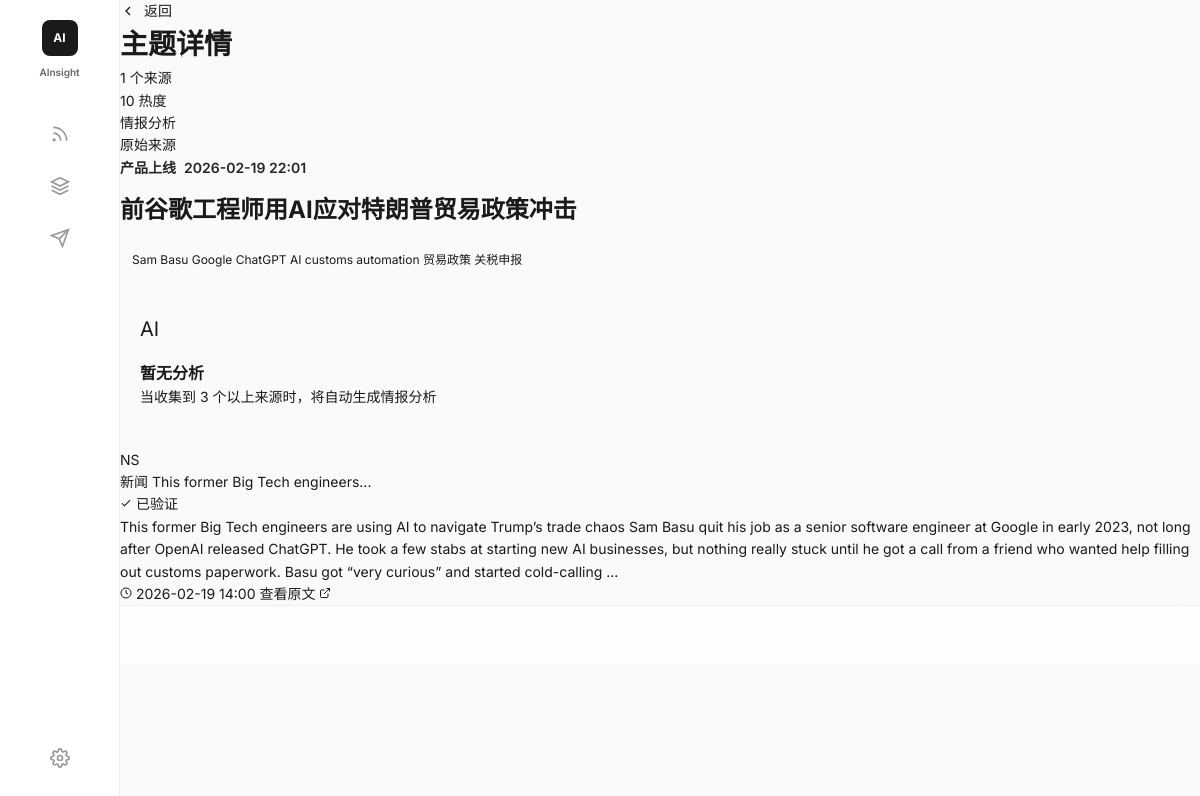
The page /topic/1 on the database its author committed.
### src/database/models.py (models this page shows, shortened)
class Topic(Base):
    __tablename__ = "topics"
    id = Column(Integer, primary_key=True, autoincrement=True)
    title = Column(String(200), nullable=False, comment="主题标题")
    slug = Column(String(100), unique=True, nullable=False, comment="URL 友好标识")
    description = Column(Text, comment="主题描述")
    keywords = Column(Text, comment="关键词，空格分隔")
    category = Column(SQLEnum(IntelCategoryEnum), comment="情报类型")
    tags = Column(JSON, comment="标签列表")
    heat_score = Column(Integer, default=0, comment="热度评分 1-100")
    source_count = Column(Integer, default=0, comment="关联的原始内容数量")
    status = Column(SQLEnum(TopicStatusEnum), default=TopicStatusEnum.ACTIVE, comment="主题状态")
    merged_into_id = Column(Integer, ForeignKey("topics.id"), comment="合并到的主题 ID")
    first_seen_at = Column(DateTime, comment="首次发现时间")
    last_updated_at = Column(DateTime, comment="最后更新时间")
    created_at = Column(DateTime, server_default=func.now())
    raw_contents = relationship("RawContent", back_populates="topic")
    intelligence_package = relationship("IntelligencePackage", back_populates="topic", uselist=False)
    merged_topics = relationship("Topic", backref="merged_into", remote_side=[id])
    __table_args__ = (
        Index("idx_topics_category", "category"),
        Index("idx_topics_status", "status"),
        Index("idx_topics_heat", "heat_score"),
        Index("idx_topics_slug", "slug"),
    )

class RawContent(Base):
    __tablename__ = "raw_contents"
    id = Column(Integer, primary_key=True, autoincrement=True)
    source_type = Column(SQLEnum(SourceTypeEnum), nullable=False, comment="来源类型")
    source_url = Column(String(1000), nullable=False, comment="原始链接")
    source_url_hash = Column(String(64), unique=True, nullable=False, comment="URL 哈希去重")
    kol_id = Column(Integer, ForeignKey("kols.id"), comment="关联的 KOL")
    title = Column(String(500), comment="标题")
    text_content = Column(Text, nullable=False, comment="文本内容")
    media_urls = Column(JSON, comment="媒体 URL 列表")
    code_snippet = Column(Text, comment="代码片段")
    likes = Column(Integer, default=0)
    retweets = Column(Integer, default=0)
    replies = Column(Integer, default=0)
    stars = Column(Integer, default=0, comment="GitHub stars")
    forks = Column(Integer, default=0, comment="GitHub forks")
    topic_id = Column(Integer, ForeignKey("topics.id"), comment="关联的主题")
    relevance_score = Column(Float, default=0.0, comment="与主题的相关度 0-1")
    is_clustered = Column(Boolean, default=False, comment="是否已聚类")
    is_synthesized = Column(Boolean, default=False, comment="是否已合成到情报包")
    published_at = Column(DateTime, comment="发布时间")
    fetched_at = Column(DateTime, server_default=func.now(), comment="抓取时间")
    clustered_at = Column(DateTime, comment="聚类时间")
    raw_data = Column(JSON, comment="原始 JSON 数据")
    created_at = Column(DateTime, server_default=func.now())
    kol = relationship("KOL", back_populates="raw_contents")
    topic = relationship("Topic", back_populates="raw_contents")
    __table_args__ = (
        Index("idx_raw_contents_source_type", "source_type"),
        Index("idx_raw_contents_kol", "kol_id"),
        Index("idx_raw_contents_topic", "topic_id"),
        Index("idx_raw_contents_clustered", "is_clustered"),
        Index("idx_raw_contents_published", "published_at"),
    )

### src/web/app.py (the view)
@app.get("/topic/{topic_id}", response_class=HTMLResponse)
async def topic_detail(request: Request, topic_id: int):
    topic = await db.get_topic_by_id(topic_id)
    if not topic:
        return templates.TemplateResponse("404.html", {
            "request": request,
            "message": "主题不存在"
        }, status_code=404)
    contents = await db.get_topic_contents(topic_id)
    intel = await db.get_topic_intelligence(topic_id)
    return templates.TemplateResponse("topic_detail.html", {
        "request": request,
        "topic": topic,
        "contents": contents,
        "intel": intel,
    })

### src/web/templates/topic_detail.html (shortened to what this page needs)
{% extends "base.html" %}
{% block content %}
<header class="top-header">
    <div class="header-left">
        <a href="/topics" style="display: flex; align-items: center; gap: 8px; color: var(--color-text-muted); margin-right: 16px;">
            <svg width="16" height="16" viewBox="0 0 24 24" fill="none" stroke="currentColor" stroke-width="2">
                <polyline points="15 18 9 12 15 6"/>
            </svg>
            返回
        </a>
        <h1 class="header-title">主题详情</h1>
    </div>
    <div class="header-stats">
        <div class="stat-item">
            <span class="stat-value">{{ topic.source_count }}</span>
            <span>个来源</span>
        </div>
        <div class="stat-item">
            <span class="stat-value">{{ topic.heat_score }}</span>
            <span>热度</span>
        </div>
    </div>
</header>
<div class="split-feed">
    <div class="feed-grid">
        <div class="column-header">情报分析</div>
        <div class="column-header">原始来源</div>
        <div class="insight-card" style="grid-column: 1 / -1;">
            <div class="insight-header">
                <span class="insight-category category-{{ topic.category.value if topic.category else 'other' }}">
                    {% if topic.category %}
                        {% if topic.category.value == 'model_release' %}模型发布
                        {% elif topic.category.value == 'funding' %}融资动态
                        {% elif topic.category.value == 'product_launch' %}产品上线
                        {% elif topic.category.value == 'research' %}学术研究
                        {% elif topic.category.value == 'drama' %}行业动态
                        {% elif topic.category.value == 'tutorial' %}技术教程
                        {% elif topic.category.value == 'market_signal' %}市场信号
                        {% else %}资讯{% endif %}
                    {% else %}资讯{% endif %}
                </span>
                <span class="insight-time">{{ topic.first_seen_at.strftime('%Y-%m-%d %H:%M') if topic.first_seen_at else '今天' }}</span>
            </div>
            <h2 class="insight-title" style="font-size: 24px;">{{ topic.title }}</h2>
            {% if topic.keywords %}
            <div style="display: flex; flex-wrap: wrap; gap: 8px; margin-top: 16px;">
                {% for keyword in topic.keywords.split(',')[:8] %}
                <span style="padding: 4px 12px; background: var(--color-accent-light); border-radius: 12px; font-size: 12px; color: var(--color-text-secondary);">
                    {{ keyword.strip() }}
                </span>
                {% endfor %}
            </div>
            {% endif %}
        </div>
        {% if intel %}
        <div class="insight-card">
            <div class="insight-header">
                <span class="insight-category" style="background: var(--color-match-bg); color: var(--color-match-text);">
                    <svg width="12" height="12" viewBox="0 0 24 24" fill="currentColor">
                        <path d="M9 16.17L4.83 12l-1.42 1.41L9 19 21 7l-1.41-1.41z"/>
                    </svg>
                    AI 分析
                </span>
            </div>
            {% if intel.tldr %}
            <h3 class="insight-title" style="font-size: 16px; margin-bottom: 12px;">摘要</h3>
            <div class="insight-summary" style="margin-bottom: 20px;">
                <div class="summary-item">
                    <span class="summary-dot"></span>
                    <span>{{ intel.tldr }}</span>
                </div>
            </div>
            {% endif %}
            {% if intel.fact_summary %}
            <h3 class="insight-title" style="font-size: 16px; margin-bottom: 12px;">事实总结</h3>
            <div class="insight-summary" style="margin-bottom: 20px;">
                <div class="summary-item">
                    <span class="summary-dot"></span>
                    <span>{{ intel.fact_summary }}</span>
                </div>
            </div>
            {% endif %}
            {% if intel.action_guide %}
            <div class="action-guide">
                <div class="action-guide-label">行动指南</div>
                <div class="action-guide-text">{{ intel.action_guide }}</div>
            </div>
            {% endif %}
            {% if intel.logic_chain %}
            <h3 class="insight-title" style="font-size: 16px; margin-bottom: 12px;">逻辑链</h3>
            <div class="insight-summary" style="margin-bottom: 20px;">
                <div class="summary-item">
                    <span class="summary-dot"></span>
                    <span>{{ intel.logic_chain }}</span>
                </div>
            </div>
            {% endif %}
            {% if intel.verdict %}
            <div style="padding: 16px; background: var(--color-bg-secondary); border-radius: 8px; margin-top: 16px;">
                <div style="font-size: 11px; font-weight: 600; color: var(--color-text-muted); text-transform: uppercase; margin-bottom: 8px;">结论</div>
                <div style="font-size: 14px; color: var(--color-text-primary); line-height: 1.6;">{{ intel.verdict }}</div>
            </div>
            {% endif %}
        </div>
        {% else %}
        <div class="insight-card">
            <div class="empty-state" style="padding: 40px 20px;">
                <div class="empty-icon" style="width: 48px; height: 48px; font-size: 20px;">AI</div>
                <h3 class="empty-title" style="font-size: 16px;">暂无分析</h3>
                <p class="empty-text">当收集到 3 个以上来源时，将自动生成情报分析</p>
            </div>
        </div>
        {% endif %}
        <div style="display: flex; flex-direction: column; gap: 16px;">
            {% if contents %}
            {% for content in contents %}
            <div class="evidence-card">
                <div class="evidence-header">
                    <div class="evidence-source">
                        <div class="source-avatar">
                            {% if content.source_type %}
                                {% if content.source_type.value == 'x_kol' %}TW
                                {% elif content.source_type.value == 'github' %}GH
                                {% elif content.source_type.value == 'news' %}NS
                                {% else %}RS{% endif %}
                            {% else %}RS{% endif %}
                        </div>
                        <div class="source-info">
                            <span class="source-name">
                                {% if content.source_type %}
                                    {% if content.source_type.value == 'x_kol' %}Twitter/X
                                    {% elif content.source_type.value == 'github' %}GitHub
                                    {% elif content.source_type.value == 'news' %}新闻
                                    {% else %}{{ content.source_type.value }}{% endif %}
                                {% else %}未知{% endif %}
                            </span>
                            <span class="source-handle">
                                {% if content.title %}{{ content.title[:30] }}{% if content.title|length > 30 %}...{% endif %}{% else %}来源{% endif %}
                            </span>
                        </div>
                    </div>
                    <span class="match-badge">
                        <svg width="12" height="12" viewBox="0 0 24 24" fill="currentColor">
                            <path d="M9 16.17L4.83 12l-1.42 1.41L9 19 21 7l-1.41-1.41z"/>
                        </svg>
                        已验证
                    </span>
                </div>
                <div class="evidence-content">
                    {{ content.text_content[:400] if content.text_content else '暂无内容' }}
                    {% if content.text_content and content.text_content|length > 400 %}...{% endif %}
                </div>
                <div class="evidence-meta">
                    <span class="evidence-time">
                        <svg width="12" height="12" viewBox="0 0 24 24" fill="none" stroke="currentColor" stroke-width="2">
                            <circle cx="12" cy="12" r="10"/>
                            <path d="M12 6v6l4 2"/>
                        </svg>
                        {{ content.published_at.strftime('%Y-%m-%d %H:%M') if content.published_at else '未知' }}
                    </span>
                    {% if content.source_url %}
                    <a href="{{ content.source_url }}" target="_blank" class="evidence-link">
                        查看原文
                        <svg width="12" height="12" viewBox="0 0 24 24" fill="none" stroke="currentColor" stroke-width="2">
                            <path d="M18 13v6a2 2 0 0 1-2 2H5a2 2 0 0 1-2-2V8a2 2 0 0 1 2-2h6"/>
                            <polyline points="15 3 21 3 21 9"/>
                            <line x1="10" y1="14" x2="21" y2="3"/>
                        </svg>
                    </a>
                    {% endif %}
                </div>
            </div>
            {% endfor %}
            {% endif %}
        </div>
    </div>
</div>
{% endblock %}

### src/web/static/css/style.css (style rules this page uses)
:root { --bg-cream: #FAFAF8; --bg-white: #FFFFFF; --bg-hover: #F5F5F3; --text-primary: #1A1A1A; --text-secondary: #666666; --text-muted: #999999; --cyber-green: #00D4AA; --cyber-green-light: rgba(0, 212, 170, 0.1); --border-light: rgba(0, 0, 0, 0.06); --border-divider: rgba(0, 0, 0, 0.08); --sidebar-width: calc(100vw / 7); --font-family: 'Inter', -apple-system, BlinkMacSystemFont, 'SF Pro Display', system-ui, sans-serif; --timeline-height: 60px; }
*, *::before, *::after { box-sizing: border-box; margin: 0; padding: 0; }
html, body { width: 100vw; height: 100vh; overflow: hidden; font-family: var(--font-family); font-size: 14px; line-height: 1.6; color: var(--text-primary); background: var(--bg-cream); -webkit-font-smoothing: antialiased; }
a { color: inherit; text-decoration: none; }
.insight-header { display: flex; align-items: center; gap: 8px; font-weight: 600; font-size: 14px; margin-bottom: 12px; opacity: 0.95; }

### rows shown on the page
Topic: source_count "1", heat_score "10", first_seen_at "2026-02-19 22:01", title "前谷歌工程师用AI应对特朗普贸易政策冲击", strip "Sam Basu Google ChatGPT AI customs automation 贸易政策 关税申报"
RawContent: source_type "NS", title "This former Big Tech engineers", text_content "This former Big Tech engineers are using AI to navigate Trump’s trade chaos Sam Basu quit his job as a senior software engineer at Google in early 2023, not long after OpenAI released ChatGPT. He took a few stabs at starting new AI businesses, but nothing really stuck until he got a call from a friend who wanted help filling out customs paperwork. Basu got “very curious” and started cold-calling", published_at "2026-02-19 14:00"
